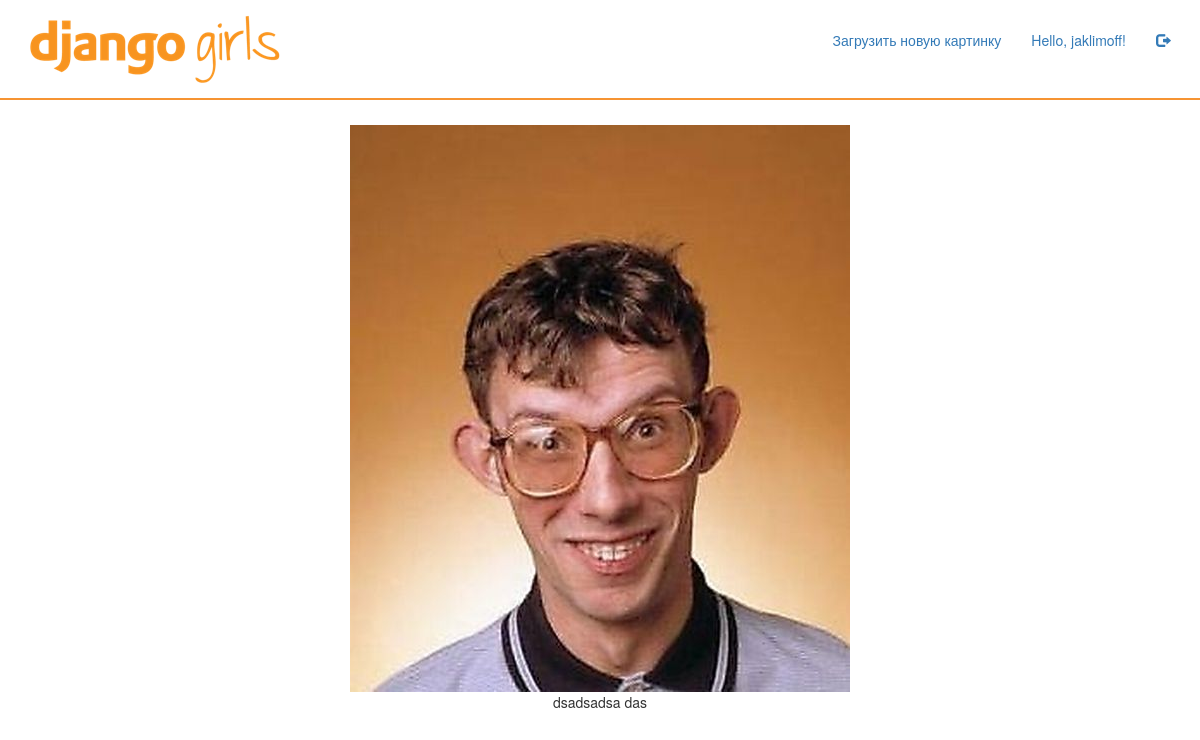
The page /media/7 (signed in) on the database its author committed.
### content/models.py (models this page shows, shortened)
class PhotoPost(models.Model):
    author = models.ForeignKey(User)
    image = models.ImageField(upload_to='images')
    description = models.TextField()
    class Meta:
        ordering = ['-id']

### content/views.py (the view)
# urls.py: url(r'^media/(?P<pk>[0-9]+)', PostView.as_view(), name='post'),
class PostView(mixins.LoginRequiredMixin, generic.DetailView):
    model = PhotoPost
    template_name = "post.html"
    context_object_name = 'post'

### templates/post.html
{% extends 'base.html' %}
{% block section %}
    <section id="main">
        <div class="container">
            <div class="row">
                <div class="col-md-12 text-center">
                    <figure>
                        <img src="{{ post.image.url }}" alt="picture">
                        <figcaption>{{ post.description }}</figcaption>
                    </figure>
                </div>
            </div>
        </div>
    </section>
{% endblock %}

### templates/base.html (shortened to what this page needs)
{% load staticfiles %}
<!DOCTYPE html>
<html lang="en">
<head>
    <link href="{% static 'css/style.css' %}" type="text/css" rel="stylesheet">
    <link href="https://maxcdn.bootstrapcdn.com/bootstrap/3.3.6/css/bootstrap.min.css" type="text/css" rel="stylesheet">
</head>
<body>
<header id="header" style="padding:15px; border-bottom:2px solid #F69433;">
    <div class="container">
        <div class="row">
            <div class="col-md-12">
                <a href="{% url 'user' pk=user.id %}"><img src="{% static 'images/logo.png' %}" alt="Django Girls Logo"></a>
                <ul class="nav navbar-nav navbar-right">
                    <li>
                        <a href="{% url 'create-post' %}">Загрузить новую картинку</a>
                    </li>
                    <li>
                        <a href="{% url 'user' pk=user.id %}">Hello, {{ user.username }}!</a>
                    </li>
                    <li>
                        <a href="{% url 'logout' %}"><i class="glyphicon glyphicon-log-out"></i></a>
                    </li>
                </ul>
            </div>
        </div>
    </div>
</header>
{% block section %}
{% endblock %}
</body>
</html>

### static/css/style.css (style rules this page uses)
header { padding:15px; border-bottom:2px solid #F69433; }
section#main { margin-top:25px; }

### rows shown on the page
PhotoPost: image (picture), description "dsadsadsa das"

### other values the page prints
{{ user.username }} "jaklimoff"
